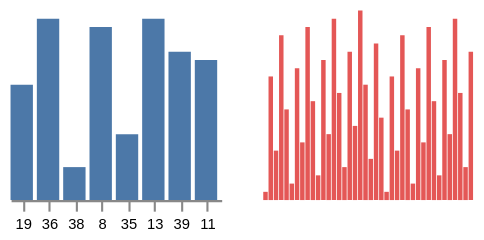

Vega-Lite specification for this chart:
### Vega specification from a JSON file in a GitHub repository (floating-point values rounded to 4 significant figures)
{"$schema": "https://vega.github.io/schema/vega/v6.json", "description": "The sample transform, over a seeded stream so both engines keep the same rows. The reservoir fills with the first `size` rows in order and after that each row is offered one slot, replacing whatever was there — so the output is the reservoir's order, not the input's, and a row from the far end of the data can sit between two early ones. A size the data already fits inside passes every row through untouched, which the second chart shows.", "width": 220, "height": 90, "padding": 5, "background": "white", "data": [{"name": "t", "values": [{"i": 0, "v": 1}, {"i": 1, "v": 15}, {"i": 2, "v": 6}, {"i": 3, "v": 20}, {"i": 4, "v": 11}, {"i": 5, "v": 2}, {"i": 6, "v": 16}, {"i": 7, "v": 7}, {"i": 8, "v": 21}, {"i": 9, "v": 12}, {"i": 10, "v": 3}, {"i": 11, "v": 17}, {"i": 12, "v": 8}, {"i": 13, "v": 22}, {"i": 14, "v": 13}, {"i": 15, "v": 4}, {"i": 16, "v": 18}, {"i": 17, "v": 9}, {"i": 18, "v": 23}, {"i": 19, "v": 14}, {"i": 20, "v": 5}, {"i": 21, "v": 19}, {"i": 22, "v": 10}, {"i": 23, "v": 1}, {"i": 24, "v": 15}, {"i": 25, "v": 6}, {"i": 26, "v": 20}, {"i": 27, "v": 11}, {"i": 28, "v": 2}, {"i": 29, "v": 16}, {"i": 30, "v": 7}, {"i": 31, "v": 21}, {"i": 32, "v": 12}, {"i": 33, "v": 3}, {"i": 34, "v": 17}, {"i": 35, "v": 8}, {"i": 36, "v": 22}, {"i": 37, "v": 13}, {"i": 38, "v": 4}, {"i": 39, "v": 18}]}, {"name": "kept", "source": "t", "transform": [{"type": "sample", "size": 8}]}, {"name": "all", "source": "t", "transform": [{"type": "sample", "size": 60}]}], "scales": [{"name": "x", "type": "band", "domain": {"data": "kept", "field": "i"}, "range": [0, 100]}, {"name": "y", "type": "linear", "domain": {"data": "t", "field": "v"}, "range": "height"}, {"name": "x2", "type": "band", "domain": {"data": "all", "field": "i"}, "range": [120, 220]}], "axes": [{"scale": "x", "orient": "bottom", "labelFontSize": 7}], "marks": [{"type": "rect", "from": {"data": "kept"}, "encode": {"enter": {"x": {"scale": "x", "field": "i"}, "width": {"scale": "x", "band": 0.85}, "y": {"scale": "y", "field": "v"}, "y2": {"scale": "y", "value": 0}, "fill": {"value": "#4c78a8"}}}}, {"type": "rect", "from": {"data": "all"}, "encode": {"enter": {"x": {"scale": "x2", "field": "i"}, "width": {"scale": "x2", "band": 0.85}, "y": {"scale": "y", "field": "v"}, "y2": {"scale": "y", "value": 0}, "fill": {"value": "#e45756"}}}}]}
